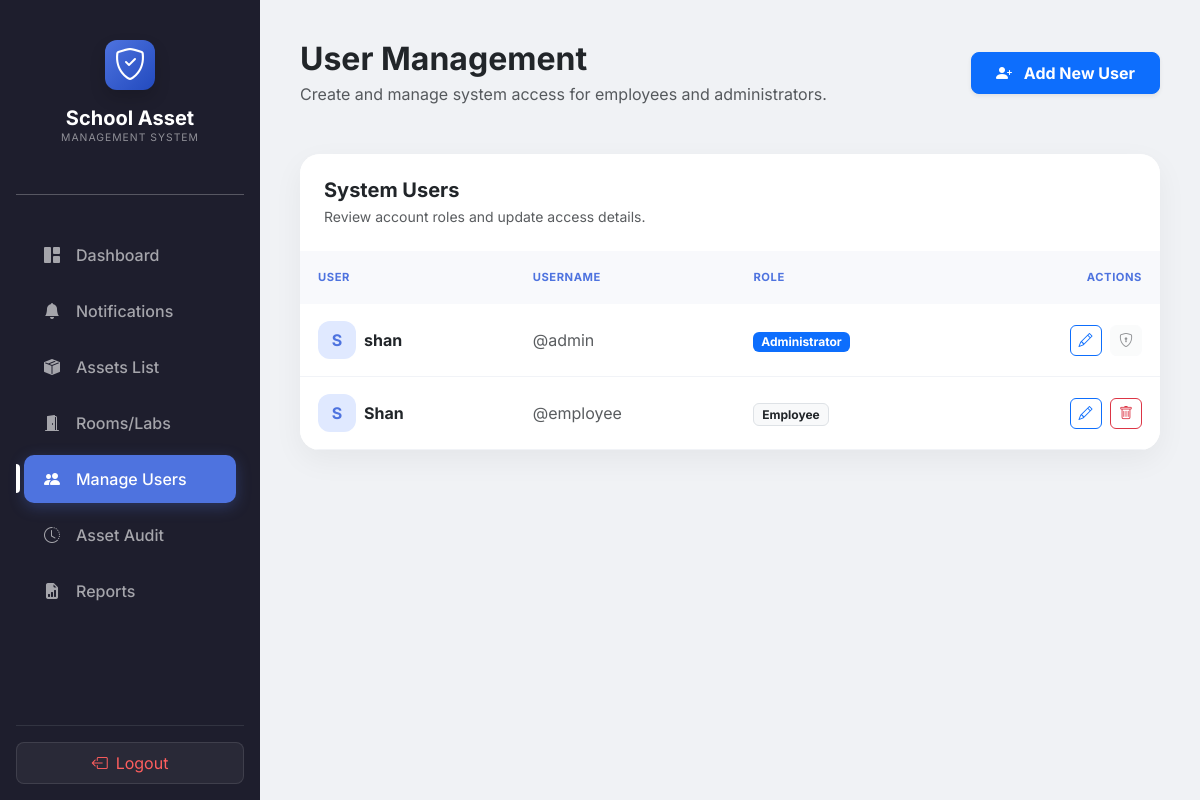
The page /admin/manage_user.php (signed in) on the database its author committed.
### tables this page shows
CREATE TABLE `users` (
  `user_id` int(11) NOT NULL,
  `username` varchar(50) NOT NULL,
  `password` varchar(255) NOT NULL,
  `role` enum('admin','employee') NOT NULL,
  `full_name` varchar(100) DEFAULT NULL
);

### admin/manage_user.php (the view, shortened to what this page needs)
<?php
require '../db_connect.php';
$users = $conn->query('SELECT user_id, username, role, full_name FROM users ORDER BY full_name, username');
?>
<!DOCTYPE html>
<html lang="en">
<head>
    <link href="https://cdn.jsdelivr.net/npm/bootstrap@5.3.0/dist/css/bootstrap.min.css" rel="stylesheet">
    <link rel="stylesheet" href="https://cdn.jsdelivr.net/npm/bootstrap-icons@1.11.1/font/bootstrap-icons.css">
</head>
<body>
<?php include 'sidebar.php'; ?>
<div class="content">
    <div class="d-flex justify-content-between align-items-center mb-5">
        <div>
            <h2 class="fw-bold text-dark mb-1">User Management</h2>
            <p class="text-muted mb-0">Create and manage system access for employees and administrators.</p>
        </div>
        <button class="btn btn-primary px-4 py-2 rounded-3 fw-bold shadow-sm" data-bs-toggle="modal" data-bs-target="#userModal" onclick="openAddModal()">
            <i class="bi bi-person-plus-fill me-2"></i> Add New User
        </button>
    </div>
    <div class="card users-card">
        <div class="card-header bg-white border-0 p-4">
            <h5 class="fw-bold mb-1">System Users</h5>
            <p class="text-muted small mb-0">Review account roles and update access details.</p>
        </div>
        <div class="table-responsive">
            <table class="table table-hover align-middle mb-0">
                <thead><tr><th>User</th><th>Username</th><th>Role</th><th class="text-end">Actions</th></tr></thead>
                <tbody>
                <?php while ($user = $users->fetch_assoc()): ?>
                    <tr>
                        <td><span class="avatar me-2"><?php echo strtoupper(substr($user['full_name'] ?: $user['username'], 0, 1)); ?></span><strong><?php echo htmlspecialchars($user['full_name'] ?: 'Unnamed user'); ?></strong></td>
                        <td class="text-muted">@<?php echo htmlspecialchars($user['username']); ?></td>
                        <td><span class="badge <?php echo $user['role'] === 'admin' ? 'text-bg-primary' : 'text-bg-light text-dark border'; ?>"><?php echo $user['role'] === 'admin' ? 'Administrator' : 'Employee'; ?></span></td>
                        <td class="text-end">
                            <button class="btn btn-outline-primary btn-sm rounded-2 me-1" title="Edit user" data-bs-toggle="modal" data-bs-target="#userModal" onclick='openEditModal(<?php echo json_encode($user); ?>)'><i class="bi bi-pencil"></i></button>
                            <?php if ((int) $user['user_id'] !== (int) $_SESSION['user_id']): ?>
                                <a href="manage_user.php?delete=<?php echo (int) $user['user_id']; ?>" class="btn btn-outline-danger btn-sm rounded-2" title="Delete user" onclick="return confirm('Delete this user? Users with activity cannot be deleted.')"><i class="bi bi-trash"></i></a>
                            <?php else: ?>
                                <button class="btn btn-light btn-sm rounded-2 text-muted" title="Your account cannot be deleted" disabled><i class="bi bi-shield-lock"></i></button>
                            <?php endif; ?>
                        </td>
                    </tr>
                <?php endwhile; ?>
                </tbody>
            </table>
        </div>
    </div>
</div>
</body>
</html>

### admin/manage_user.php (style rules this page uses)
body { background: #f0f2f5; font-family: 'Inter', sans-serif; }
.content { margin-left: 260px; padding: 40px; width: calc(100% - 260px); }
.users-card { border: 0; border-radius: 20px; box-shadow: 0 10px 30px rgba(0,0,0,.05); overflow: hidden; }
.table thead th { background: #f8f9fc; color: #4e73df; font-size: .7rem; text-transform: uppercase; letter-spacing: .05em; padding: 18px; border: 0; }
.table tbody td { padding: 17px 18px; border-color: #f1f3f7; }
.avatar { width: 38px; height: 38px; border-radius: 12px; background: #e0e9ff; color: #4e73df; display: inline-flex; align-items: center; justify-content: center; font-weight: 700; }

### rows shown on the page
users: full_name "S", full_name "shan", username "admin", role "Administrator"
users: full_name "S", full_name "Shan", username "employee", role "Employee"
